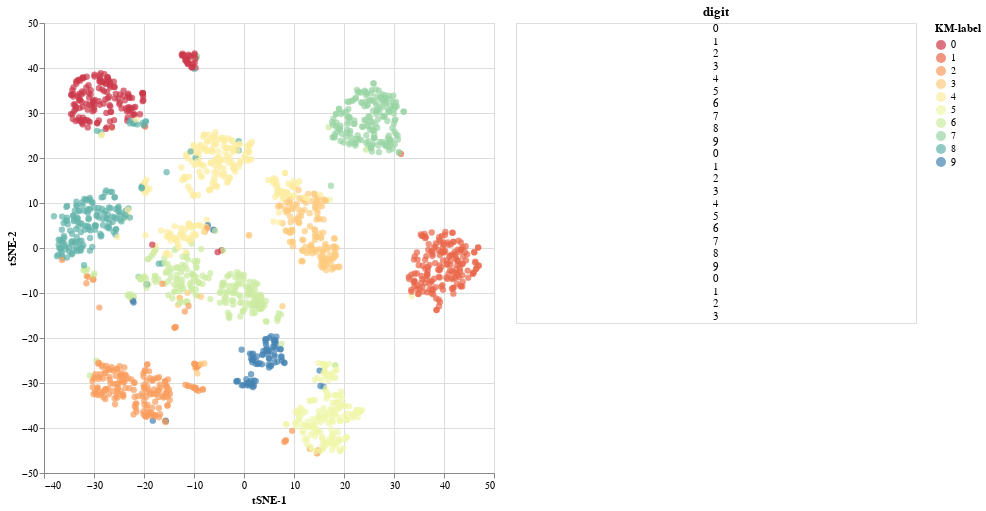

Notebook code cell kept with this figure:
### Code cell
#collapse-show

# Get digits dataset
digits = load_digits()
# Cluster it with kmeans and get the predicted labels
kmlabel = KMeans(n_clusters=10, n_jobs=-1).fit_predict(digits.data)
# Embed in 2D with tSNE
embedding = TSNE(n_components=2, n_iter=500).fit_transform(digits.data)

# Turn data into a dataframe
digits_df = pd.DataFrame({
    "tSNE-1": embedding[:, 0],
    "tSNE-2": embedding[:, 1],    
    "digit": digits.target,
    "KM-label": kmlabel
})

# Make the chart
chart = plot_interactive_embedding(
    source=digits_df,
    x="tSNE-1",
    y="tSNE-2",
    target_col="digit",
    color_col="KM-label",
    figsize=(450, 450),
)

chart.display()

### Figure 1 — Vega-Lite specification as saved in the notebook (floating-point values rounded to 4 significant figures; data arrays with more than 128 entries replaced by an {"elided": "..."} marker saying what was removed)
{"$schema": "https://vega.github.io/schema/vega-lite/v3.4.0.json", "config": {"axis": {"grid": true}, "mark": {"tooltip": null}, "view": {"height": 300, "width": 400}}, "data": {"name": "data-39dcea1abbdff5cccf4d5da0a925726a"}, "datasets": {"data-39dcea1abbdff5cccf4d5da0a925726a": {"elided": "1797 records"}}, "hconcat": [{"encoding": {"color": {"field": "KM-label", "scale": {"scheme": "Spectral"}, "type": "nominal"}, "x": {"field": "tSNE-1", "type": "quantitative"}, "y": {"field": "tSNE-2", "type": "quantitative"}}, "height": 450, "mark": {"size": 40, "type": "circle"}, "selection": {"selector007": {"type": "interval"}}, "width": 450}, {"encoding": {"text": {"field": "digit", "type": "nominal"}, "y": {"axis": null, "field": "row_number", "type": "ordinal"}}, "mark": "text", "title": "digit", "transform": [{"window": [{"as": "row_number", "field": "", "op": "row_number"}]}, {"filter": {"selection": "selector007"}}, {"window": [{"as": "rank", "field": "row_number", "op": "rank"}]}, {"filter": "(datum.rank < 25)"}]}]}
